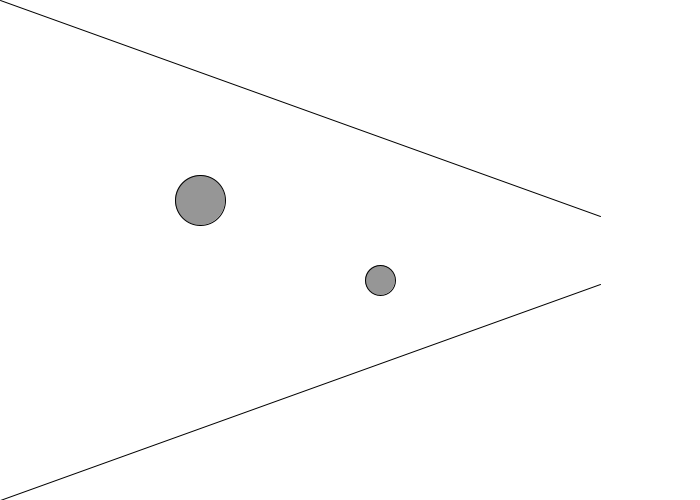
Frame 1 (no input)
Frame 60 (the mouse pressed at the canvas centre just before this capture): identical to frame 1, image omitted
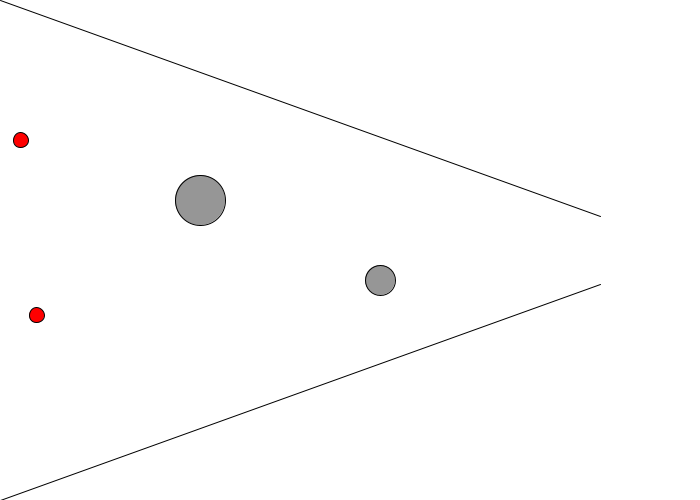
Frame 120 (the mouse held since frame 60 and released just before this capture)

The Processing sketch that drew these frames (run headless with seeded random() and noise(); from frame 60 on, the mouse is pressed at the canvas centre):

// Processing sketch: lab_3_processing
// ── lab_3_processing.pde
ArrayList<Person> people;
float lastPersonTime = 0;
PVector target;

void setup() {
  size(700, 500);

  // Inicializar la lista de personas
  people = new ArrayList<Person>();

  // Definir la posición objetivo (salida)
  target = new PVector(600, 250);
}

void draw() {
  background(255);

  // Dibujar las paredes y pilares
  stroke(0);
  fill(200);
  line(0, 0, 600, 216);
  line(0, 500, 600, 284);
  fill(150);
  ellipse(200, 200, 50, 50);
  ellipse(380, 280, 30, 30);

  // Generar una nueva persona cada 5 segundos
  if (millis() - lastPersonTime > 2000) {
    float personY = random(15, 485);
    float personY1 = random(15, 485);
    people.add(new Person(new PVector(5, personY), random(1, 3), target));
    people.add(new Person(new PVector(5, personY1), random(1, 3), target));
    lastPersonTime = millis();
  }

  // Actualizar y dibujar todas las personas
  for (int i = people.size() - 1; i >= 0; i--) {
    Person person = people.get(i);
    person.update();
    person.display();

    // Verificar si la persona ha llegado a la salida y eliminarla si es el caso
    if (person.position.dist(target) < 5 || person.position.x > width) {
      people.remove(i);
    }
  }
}

// ── Person.pde
class Person {
  PVector position;  // Posición de la persona
  float speed;  // Velocidad de movimiento de la persona
  PVector target;  // Posición objetivo (salida)

  Person(PVector position, float speed, PVector target) {
    this.position = position;
    this.speed = speed;
    this.target = target;
  }

  void update() {
  // Calcula la dirección hacia la salida
  PVector direction = PVector.sub(target, position);
  direction.normalize();

  // Verifica si la persona está chocando con alguno de los pilares
  if (isCollidingWithPillar(new PVector(200, 200), 30) || isCollidingWithPillar(new PVector(380, 280), 15)) {
    // Calcula la dirección hacia el punto opuesto al pilar
    PVector oppositeDirection = PVector.sub(position, target);
    oppositeDirection.normalize();

    // Calcula la dirección perpendicular a la colisión
    PVector perpendicularDirection = new PVector(-oppositeDirection.y, oppositeDirection.x);
    perpendicularDirection.normalize();

    // Combina la dirección hacia el punto opuesto al pilar y la dirección perpendicular
    PVector modifiedDirection = PVector.add(oppositeDirection.mult(0.8), perpendicularDirection.mult(0.2));
    modifiedDirection.normalize();

    // Modifica la dirección de la persona
    direction = modifiedDirection;
  }

  // Actualiza la posición de la persona en la dirección hacia la salida
  position.add(PVector.mult(direction, speed));
}


  void display() {
    fill(255, 0, 0);  // Establece el color de relleno a rojo
    ellipse(position.x, position.y, 15, 15);  // Dibuja la persona
  }

  boolean isCollidingWithPillar(PVector pillarPosition, float pillarRadius) {
    // Calcula la distancia entre la posición de la persona y la posición del pilar
    float distance = position.dist(pillarPosition);

    // Verifica si la distancia es menor o igual al radio del pilar
    if (distance <= pillarRadius) {
      return true;  // Hay colisión
    } else {
      return false; // No hay colisión
    }
  }
}
